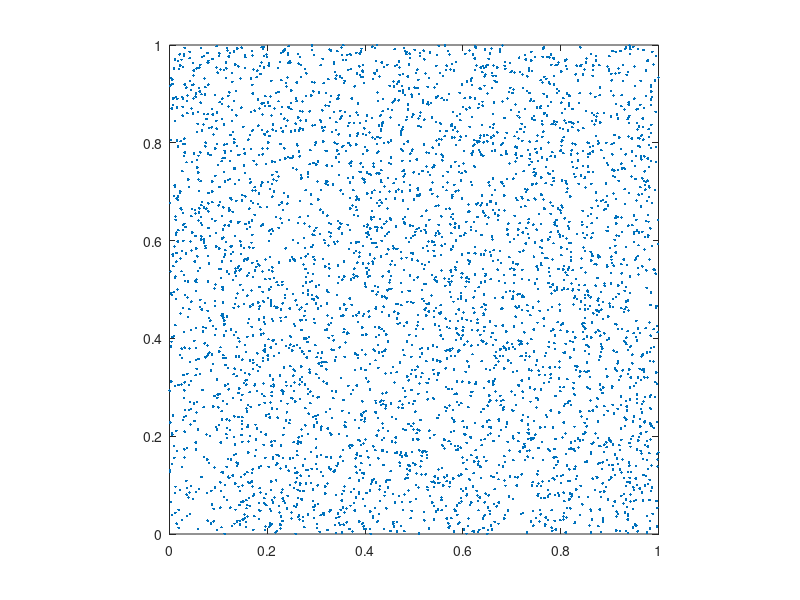

This chart was generated by the following MATLAB code: (Note: this script raises an error after producing the figure.)
%% Basic Settings.
clear;
close all;
warning off;

p = 5;

tol = 1e-8;
maxit = 100;
fprintf("tol: %.4e\n", tol);
fprintf("maxit: %d\n", maxit);

%% Generate points x and omega.
n = 2^p;
nx = n;
ny = n;
N = nx * ny;
M = 4 * N;

% Random
x = rand(M, 2);

fprintf("M: %d, N: %d\n", M, N);

figure();
plot(x(:, 1), x(:, 2), "Marker", ".", "LineStyle", "none");
axis equal;
xlim([0, 1]);
ylim([0, 1]);

%% NUDFT2_Matrix.
A = NUDFT2_2D_Matrix(x, nx, ny);
kappa_A = cond(A);
fprintf("cond(A): %.4e\n", kappa_A);

%% Solution: RHS (approximately) in range(A).
fprintf("RHS (approximately) in range(A)\n");
u_ex = randn(N, 1) + randn(N, 1) * 1i;
f_nufft = MY_NUFFT2_2D(u_ex, x, nx, ny);

tic;
[u_solve, flag, relres, iter, resvec] = INUDFT2_2D_CG(x, nx, ny, f_nufft, tol, maxit);
t_solve = toc;
fprintf("Solve time: %.4e\n", t_solve);
fprintf("Iter number: %d\n", iter);

r = f_nufft - MY_NUFFT2_2D(u_solve, x, nx, ny);
rel_res = norm(r) / norm(f_nufft);
fprintf("Rel res: %e\n", rel_res);
